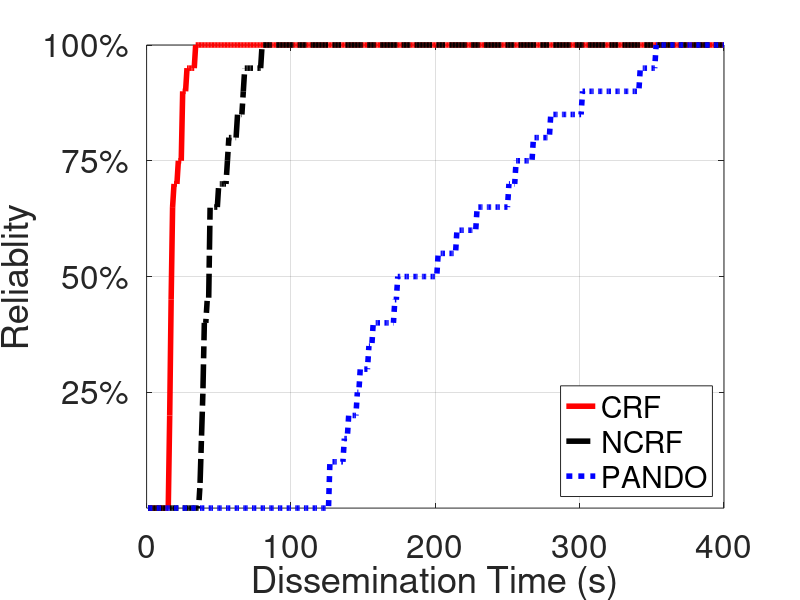

The MATLAB source for this figure:

close all;
clear;
clc;

  timesort = cell2mat(struct2cell(load('eva_realiability_time.mat')));


  
   plot(timesort(:,1),timesort(:,2),'-', 'Color','r','LineWidth',4);
   hold on
   plot(timesort(:,1),timesort(:,3),'-.','Color','k','LineWidth',4);
   hold on
   plot(timesort(:,1),timesort(:,4),':','Color','b','LineWidth',4);
   hold off

   
   ylabel('Reliablity');
   yticks([0.25 0.5 0.75 1]);
   yticklabels({'25%','50%','75%','100%'});
   ylim([0,1]);
   xlabel('Dissemination Time (s)');
   xlim([0, timesort(end,1)]);
%    xticks(xrange);
%    xlim([10 50]);

   legend('CRF','NCRF', 'PANDO', 'Location','southeast');


    set(gca,'FontSize',24);
    grid on;
%     print -deps FDWiFiTraffic.eps
    saveas(gca, 'ReDisseTime.eps','epsc');
   